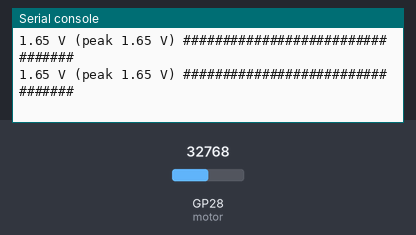
A program run on a simulated Raspberry Pi Pico running MicroPython. Parts: the last lines printed to the serial console. The test bench sets the inputs (shaded band); at power-on: GP28 (motor) = 32768 (analog values on the 0–65535 scale).

Above: at 1.2 s.
1.3 s: GP28 (motor) set to 45874
At 1.31 s:
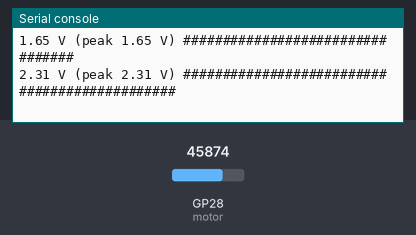
2.8 s: GP28 (motor) set to 57670
At 2.83 s:
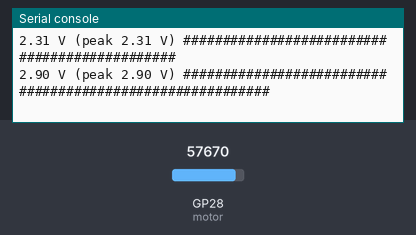
4.3 s: GP28 (motor) set to 65535
At 4.34 s:
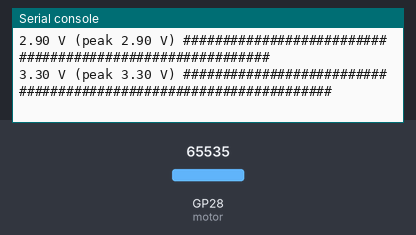
5.8 s: GP28 (motor) set to 32767
At 5.96 s:
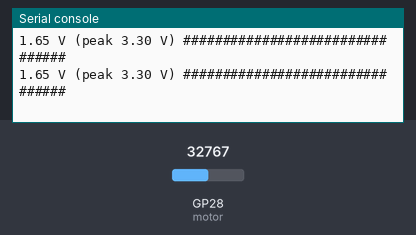
7.3 s: GP28 (motor) set to 19660
At 7.37 s:
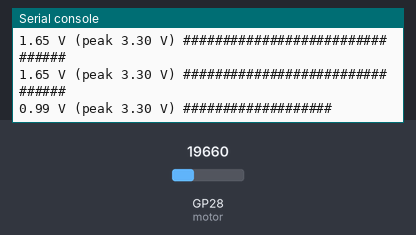
8.8 s: GP28 (motor) set to 7864
At 8.87 s:
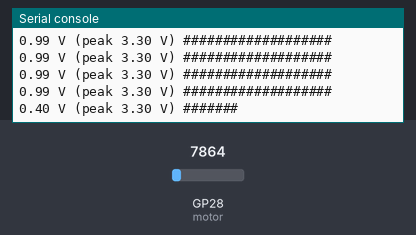

The program:

main.py
```python
# Experiment 8: Exploring wind power
#
# A motor works in reverse too: if you spin its shaft (for example by blowing
# on a fan attached to it) it generates a small voltage. This program
# measures that voltage and shows it as numbers and a simple bar graph.
#
# NOTE: the pin is an assumption. Check it against your kit's guide. Never
# connect more than 3.3 V to a Pico analog pin.

from machine import ADC, Pin
from time import sleep

# Must be an analog-capable pin: GP26, GP27 or GP28.
MOTOR_ADC_PIN = 28

# The voltage that a full-scale reading (65535) represents.
ADC_REF_VOLTS = 3.3

motor = ADC(Pin(MOTOR_ADC_PIN))

# Keep track of the highest voltage seen so far.
peak = 0.0

while True:
    # Convert the raw reading (0-65535) into volts.
    volts = motor.read_u16() * ADC_REF_VOLTS / 65535

    # Update the peak if this reading is higher than any before it.
    peak = max(peak, volts)

    # Build a bar made of "#" characters: 20 characters per volt.
    bar = "#" * int(volts * 20)

    # Show the current voltage, the peak voltage and the bar.
    # "{:.2f}" means show the number with 2 decimal places.
    print("{:.2f} V (peak {:.2f} V) {}".format(volts, peak, bar))

    # Ten readings per second.
    sleep(0.1)
```

Measured:
- after the input at 1.3 s, the serial console: prints a new line at once (image 1)
- after the input at 2.8 s, the serial console: prints a new line at once (image 2)
- after the input at 4.3 s, the serial console: prints a new line at once (image 3)
- after the input at 5.8 s, the serial console: prints a new line after 0.05 s (image 4)
- after the input at 7.3 s, the serial console: prints a new line after 0.06 s (image 5)
- after the input at 8.8 s, the serial console: prints a new line after 0.07 s (image 6)
